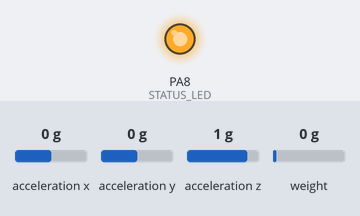
This sketch was run on a simulated STM32 Blue Pill. Parts: output pins drawn as LEDs (lit = HIGH). Wiring (inferred from the names in the program): ADXL345 accelerometer at I2C address 0x53. The inputs (shaded band) are chosen by the test bench; at power-on: acceleration x 0 g, acceleration y 0 g, acceleration z 1 g, weight on the scale 0 g. EEPROM starts erased.

Above: at 0.1 s.
Timing chart, 0 to 2.0 s (numbered marks = the images above):
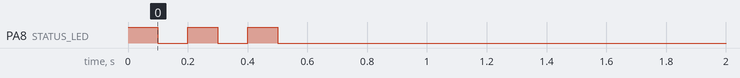

The sketch:

stm32.ino
```cpp
#include <Arduino.h>
#include <Wire.h>
#include <math.h>
#include <EEPROM.h>
#include <string.h>
#include "HX711.h"

/* ================= [ 하드웨어 설정 ] ================= */
TwoWire Wire2(PB11, PB10); // ADXL345 전용 I2C

#define HX_DOUT      PA1
#define HX_SCK       PA0
#define STATUS_LED   PA8

#define I2C_SLAVE_ADDR 0x08
#define ADXL_ADDR      0x53

/* ================= [ 명령 및 EEPROM 설정 ] ================= */
#define CMD_SAVE_CALIB_RATIO  0xC1

#define EEPROM_MAGIC_ADDR     0
#define EEPROM_FACTOR_ADDR    4
#define EEPROM_MAGIC_VALUE    0x46534341UL   // 'FSCA'

#define CAL_FACTOR_MIN        50.0f
#define CAL_FACTOR_MAX        5000.0f

/* ================= [ 계산 상수 ] ================= */
const float G_CONST = 9.80665f;
const float DEADBAND_WEIGHT = 0.5f;   // g
const float DEADBAND_ACCEL  = 0.01f;  // g

/* ================= [ I2C 전송 패킷 - 14Byte ] ================= */
typedef union {
  struct __attribute__((packed)) {
    int32_t weight_g100;      // g x 100
    int32_t force_N1000;      // N x 1000
    int16_t accX_g1000;       // g x 1000
    int16_t accY_g1000;       // g x 1000
    int16_t accZ_g1000;       // g x 1000
  } val;
  uint8_t buffer[14];
} Packet_t;

/* ================= [ 전역 변수 ] ================= */
HX711 scale;
volatile Packet_t txData;

const float alpha_sync = 0.3f;

float base_calibration_factor = 400.3f;

float prev_weight = 0.0f;
float prev_gx = 0.0f;
float prev_gy = 0.0f;
float prev_gz = 0.0f;

float offset_gx = 0.0f;
float offset_gy = 0.0f;
float offset_gz = 0.0f;

unsigned long lastUpdateTime = 0;
const unsigned long INTERVAL = 10; // 100Hz

volatile bool pending_calibration_save = false;
volatile uint8_t pending_ratio_bytes[4];

/* ================= [ EEPROM 보정 계수 로드 ] ================= */
void loadCalibrationFactor() {
  uint32_t magic = 0;
  float saved_factor = 0.0f;

  EEPROM.get(EEPROM_MAGIC_ADDR, magic);
  EEPROM.get(EEPROM_FACTOR_ADDR, saved_factor);

  if (magic == EEPROM_MAGIC_VALUE &&
      saved_factor >= CAL_FACTOR_MIN &&
      saved_factor <= CAL_FACTOR_MAX) {
    base_calibration_factor = saved_factor;
  }
}

/* ================= [ EEPROM 보정 계수 저장 ] ================= */
void saveCalibrationFactor(float factor) {
  if (factor < CAL_FACTOR_MIN || factor > CAL_FACTOR_MAX) {
    return;
  }

  uint32_t magic = EEPROM_MAGIC_VALUE;

  EEPROM.put(EEPROM_MAGIC_ADDR, magic);
  EEPROM.put(EEPROM_FACTOR_ADDR, factor);
}

/* ================= [ ADXL345 데이터 읽기 ] ================= */
bool readADXL345(float &gx, float &gy, float &gz) {
  Wire2.beginTransmission(ADXL_ADDR);
  Wire2.write(0x32);

  if (Wire2.endTransmission(false) != 0) {
    return false;
  }

  Wire2.requestFrom(ADXL_ADDR, (uint8_t)6);

  if (Wire2.available() != 6) {
    return false;
  }

  int16_t ax_raw = (Wire2.read() | (Wire2.read() << 8));
  int16_t ay_raw = (Wire2.read() | (Wire2.read() << 8));
  int16_t az_raw = (Wire2.read() | (Wire2.read() << 8));

  gx = ax_raw / 256.0f;
  gy = ay_raw / 256.0f;
  gz = az_raw / 256.0f;

  return true;
}

/* ================= [ 가속도 초기 offset 보정 ] ================= */
void calibrateAccelOffset() {
  float sum_gx = 0.0f;
  float sum_gy = 0.0f;
  float sum_gz = 0.0f;

  int valid_samples = 0;
  const int samples = 50;

  for (int i = 0; i < samples; i++) {
    float gx, gy, gz;

    if (readADXL345(gx, gy, gz)) {
      sum_gx += gx;
      sum_gy += gy;
      sum_gz += gz;
      valid_samples++;
    }

    delay(5);
  }

  if (valid_samples > 0) {
    offset_gx = sum_gx / valid_samples;
    offset_gy = sum_gy / valid_samples;
    offset_gz = sum_gz / valid_samples;
  }
}

/* ================= [ I2C 수신 롤백 ] ================= */
void onI2CReceive(int numBytes) {
  if (numBytes < 5) {
    while (Wire.available()) Wire.read();
    return;
  }

  uint8_t cmd = Wire.read();

  if (cmd == CMD_SAVE_CALIB_RATIO) {
    for (int i = 0; i < 4; i++) {
      if (Wire.available()) {
        pending_ratio_bytes[i] = Wire.read();
      }
    }
    pending_calibration_save = true;
  }

  while (Wire.available()) {
    Wire.read();
  }
}

/* ================= [ I2C 요청 롤백 ] ================= */
void onI2CRequest() {
  Wire.write((const uint8_t*)txData.buffer, 14);

  digitalWrite(STATUS_LED, !digitalRead(STATUS_LED));
}

/* ================= [ 보정 저장 요청 처리 ] ================= */
void processCalibrationSaveRequest() {
  if (!pending_calibration_save) {
    return;
  }

  uint8_t ratio_bytes[4];

  noInterrupts();

  for (int i = 0; i < 4; i++) {
    ratio_bytes[i] = pending_ratio_bytes[i];
  }
  pending_calibration_save = false;

  interrupts();

  float correction_ratio = 1.0f;
  memcpy(&correction_ratio, ratio_bytes, sizeof(float));

  if (correction_ratio < 0.1f || correction_ratio > 10.0f) {
    return;
  }

  float new_factor = base_calibration_factor / correction_ratio;

  if (new_factor >= CAL_FACTOR_MIN && new_factor <= CAL_FACTOR_MAX) {
    base_calibration_factor = new_factor;

    scale.set_scale(base_calibration_factor);
    saveCalibrationFactor(base_calibration_factor);

    for (int i = 0; i < 2; i++) {
      digitalWrite(STATUS_LED, HIGH);
      delay(80);
      digitalWrite(STATUS_LED, LOW);
      delay(80);
    }
  }
}

/* ================= [ 초기 설정 ] ================= */
void setup() {
  pinMode(STATUS_LED, OUTPUT);

  for (int i = 0; i < 3; i++) {
    digitalWrite(STATUS_LED, HIGH);
    delay(100);
    digitalWrite(STATUS_LED, LOW);
    delay(100);
  }

  loadCalibrationFactor();

  scale.begin(HX_DOUT, HX_SCK);
  scale.set_scale(base_calibration_factor);
  scale.tare(10);

  Wire2.begin();
  Wire2.beginTransmission(ADXL_ADDR);
  Wire2.write(0x2C);
  Wire2.write(0x0A);   // 100Hz
  Wire2.endTransmission();

  Wire2.beginTransmission(ADXL_ADDR);
  Wire2.write(0x2D);
  Wire2.write(0x08);   // 측정 모드
  Wire2.endTransmission();

  delay(100);

  calibrateAccelOffset();

  Wire.begin(I2C_SLAVE_ADDR);
  Wire.onRequest(onI2CRequest);
  Wire.onReceive(onI2CReceive);
}

/* ================= [ 메인 루프 ] ================= */
void loop() {
  processCalibrationSaveRequest();

  unsigned long currentTime = millis();

  if (currentTime - lastUpdateTime >= INTERVAL) {
    lastUpdateTime = currentTime;

    float gx, gy, gz;

    if (readADXL345(gx, gy, gz)) {
      prev_gx = alpha_sync * gx + (1.0f - alpha_sync) * prev_gx;
      prev_gy = alpha_sync * gy + (1.0f - alpha_sync) * prev_gy;
      prev_gz = alpha_sync * gz + (1.0f - alpha_sync) * prev_gz;
    }

    if (scale.is_ready()) {
      float raw_weight = -scale.get_units(1);
      prev_weight = alpha_sync * raw_weight + (1.0f - alpha_sync) * prev_weight;
    }

    float weight_g = prev_weight;

    if (fabs(weight_g) < DEADBAND_WEIGHT) {
      weight_g = 0.0f;
    }

    float weight_kg = weight_g / 1000.0f;
    float force_N = weight_kg * G_CONST;

    float accX_g = -((prev_gx) - offset_gx);
    float accY_g = -((prev_gy) - offset_gy);
    float accZ_g = -((prev_gz) - offset_gz);

    if (fabs(accX_g) < DEADBAND_ACCEL) accX_g = 0.0f;
    if (fabs(accY_g) < DEADBAND_ACCEL) accY_g = 0.0f;
    if (fabs(accZ_g) < DEADBAND_ACCEL) accZ_g = 0.0f;

    noInterrupts();
    txData.val.weight_g100 = (int32_t)roundf(weight_g * 100.0f);
    txData.val.force_N1000 = (int32_t)roundf(force_N * 1000.0f);
    txData.val.accX_g1000 = (int16_t)roundf(accX_g * 1000.0f);
    txData.val.accY_g1000 = (int16_t)roundf(accY_g * 1000.0f);
    txData.val.accZ_g1000 = (int16_t)roundf(accZ_g * 1000.0f);
    interrupts();
  }
}
```
